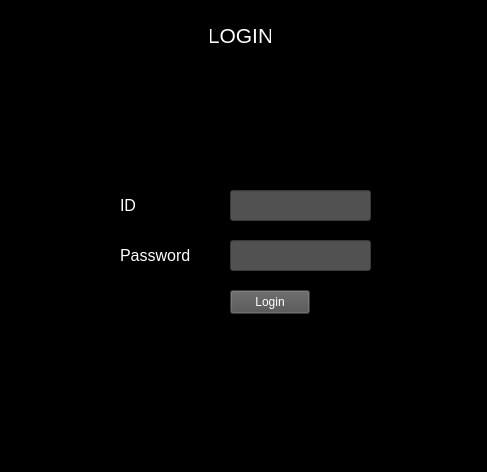
<?xml version="1.0" encoding="UTF-8"?>
<ui version="4.0">
 <class>MainWindow</class>
 <widget class="QMainWindow" name="MainWindow">
  <property name="geometry">
   <rect>
    <x>0</x>
    <y>0</y>
    <width>487</width>
    <height>472</height>
   </rect>
  </property>
  <property name="windowTitle">
   <string>MainWindow</string>
  </property>
  <property name="styleSheet">
   <string notr="true">background-color: rgb(0, 0, 0);</string>
  </property>
  <widget class="QWidget" name="centralwidget">
   <widget class="QPushButton" name="pushButtonLogin">
    <property name="geometry">
     <rect>
      <x>230</x>
      <y>290</y>
      <width>80</width>
      <height>24</height>
     </rect>
    </property>
    <property name="styleSheet">
     <string notr="true">color: rgb(255, 255, 255);
background-color: rgb(81, 81, 81);</string>
    </property>
    <property name="text">
     <string>Login</string>
    </property>
   </widget>
   <widget class="QLineEdit" name="lineEditPassword">
    <property name="geometry">
     <rect>
      <x>230</x>
      <y>240</y>
      <width>141</width>
      <height>31</height>
     </rect>
    </property>
    <property name="styleSheet">
     <string notr="true">color: rgb(255, 255, 255);
background-color: rgb(81, 81, 81);</string>
    </property>
    <property name="echoMode">
     <enum>QLineEdit::Password</enum>
    </property>
   </widget>
   <widget class="QLineEdit" name="lineEditUsername">
    <property name="geometry">
     <rect>
      <x>230</x>
      <y>190</y>
      <width>141</width>
      <height>31</height>
     </rect>
    </property>
    <property name="styleSheet">
     <string notr="true">color: rgb(255, 255, 255);
background-color: rgb(81, 81, 81);</string>
    </property>
   </widget>
   <widget class="QLabel" name="label">
    <property name="geometry">
     <rect>
      <x>120</x>
      <y>190</y>
      <width>61</width>
      <height>31</height>
     </rect>
    </property>
    <property name="font">
     <font>
      <pointsize>12</pointsize>
     </font>
    </property>
    <property name="styleSheet">
     <string notr="true">color: rgb(255, 255, 255);</string>
    </property>
    <property name="text">
     <string>ID</string>
    </property>
   </widget>
   <widget class="QLabel" name="label_2">
    <property name="geometry">
     <rect>
      <x>120</x>
      <y>240</y>
      <width>71</width>
      <height>31</height>
     </rect>
    </property>
    <property name="font">
     <font>
      <pointsize>12</pointsize>
     </font>
    </property>
    <property name="styleSheet">
     <string notr="true">color: rgb(255, 255, 255);</string>
    </property>
    <property name="text">
     <string>Password</string>
    </property>
   </widget>
   <widget class="QLabel" name="label_3">
    <property name="geometry">
     <rect>
      <x>210</x>
      <y>20</y>
      <width>61</width>
      <height>31</height>
     </rect>
    </property>
    <property name="font">
     <font>
      <pointsize>16</pointsize>
     </font>
    </property>
    <property name="styleSheet">
     <string notr="true">color: rgb(255, 255, 255);</string>
    </property>
    <property name="text">
     <string>LOGIN</string>
    </property>
    <property name="alignment">
     <set>Qt::AlignCenter</set>
    </property>
   </widget>
  </widget>
  <widget class="QMenuBar" name="menubar">
   <property name="geometry">
    <rect>
     <x>0</x>
     <y>0</y>
     <width>487</width>
     <height>17</height>
    </rect>
   </property>
  </widget>
  <widget class="QStatusBar" name="statusbar"/>
 </widget>
 <resources/>
 <connections/>
</ui>
